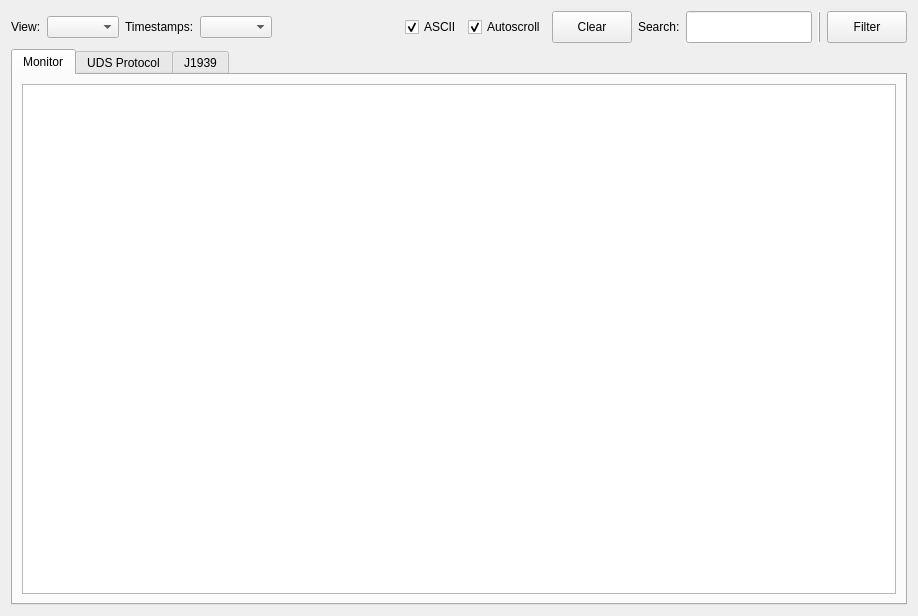
<?xml version="1.0" encoding="UTF-8"?>
<ui version="4.0">
 <class>TraceWindow</class>
 <widget class="QWidget" name="TraceWindow">
  <property name="geometry">
   <rect>
    <x>0</x>
    <y>0</y>
    <width>918</width>
    <height>616</height>
   </rect>
  </property>
  <property name="windowTitle">
   <string>Trace View</string>
  </property>
  <layout class="QVBoxLayout" name="verticalLayout">
   <item>
    <widget class="QWidget" name="widget" native="true">
     <layout class="QHBoxLayout" name="horizontalLayout">
      <property name="leftMargin">
       <number>0</number>
      </property>
      <property name="topMargin">
       <number>0</number>
      </property>
      <property name="rightMargin">
       <number>0</number>
      </property>
      <property name="bottomMargin">
       <number>0</number>
      </property>
      <item>
       <widget class="QLabel" name="label_3">
        <property name="text">
         <string>View:</string>
        </property>
       </widget>
      </item>
      <item>
       <widget class="QComboBox" name="cbViewMode"/>
      </item>
      <item>
       <widget class="QLabel" name="label">
        <property name="text">
         <string>Timestamps:</string>
        </property>
       </widget>
      </item>
      <item>
       <widget class="QComboBox" name="cbTimestampMode"/>
      </item>
      <item>
       <spacer name="horizontalSpacer">
        <property name="orientation">
         <enum>Qt::Horizontal</enum>
        </property>
        <property name="sizeHint" stdset="0">
         <size>
          <width>36</width>
          <height>20</height>
         </size>
        </property>
       </spacer>
      </item>
      <item>
       <widget class="QCheckBox" name="cbAscii">
        <property name="text">
         <string>ASCII</string>
        </property>
        <property name="checked">
         <bool>true</bool>
        </property>
       </widget>
      </item>
      <item>
       <widget class="QCheckBox" name="cbAutoscroll">
        <property name="text">
         <string>Autoscroll</string>
        </property>
        <property name="checked">
         <bool>true</bool>
        </property>
       </widget>
      </item>
      <item>
       <widget class="QPushButton" name="TraceClearpushButton">
        <property name="minimumSize">
         <size>
          <width>0</width>
          <height>32</height>
         </size>
        </property>
        <property name="text">
         <string>Clear</string>
        </property>
        <property name="icon">
         <iconset theme="user-trash-full">
          <normaloff>.</normaloff>.</iconset>
        </property>
        <property name="iconSize">
         <size>
          <width>18</width>
          <height>18</height>
         </size>
        </property>
       </widget>
      </item>
      <item>
       <widget class="QLabel" name="label_2">
        <property name="text">
         <string>Search:</string>
        </property>
       </widget>
      </item>
      <item>
       <widget class="QLineEdit" name="filterLineEdit">
        <property name="minimumSize">
         <size>
          <width>0</width>
          <height>32</height>
         </size>
        </property>
        <property name="maximumSize">
         <size>
          <width>150</width>
          <height>16777215</height>
         </size>
        </property>
        <property name="toolTip">
         <string/>
        </property>
        <property name="statusTip">
         <string/>
        </property>
        <property name="placeholderText">
         <string/>
        </property>
       </widget>
      </item>
      <item>
       <widget class="Line" name="line">
        <property name="font">
         <font>
          <bold>true</bold>
         </font>
        </property>
        <property name="frameShadow">
         <enum>QFrame::Raised</enum>
        </property>
        <property name="orientation">
         <enum>Qt::Vertical</enum>
        </property>
       </widget>
      </item>
      <item>
       <widget class="QPushButton" name="filterButton">
        <property name="minimumSize">
         <size>
          <width>0</width>
          <height>32</height>
         </size>
        </property>
        <property name="text">
         <string>Filter</string>
        </property>
        <!-- Icon is set in TraceWindow::applyIcons() so it follows the palette. -->
        <property name="iconSize">
         <size>
          <width>18</width>
          <height>18</height>
         </size>
        </property>
       </widget>
      </item>
     </layout>
    </widget>
   </item>
   <item>
    <widget class="QTabWidget" name="tabs">
     <property name="currentIndex">
      <number>0</number>
     </property>
     <widget class="QWidget" name="tabAgg">
      <attribute name="title">
       <string>Monitor</string>
      </attribute>
      <layout class="QVBoxLayout" name="verticalLayout_2">
       <item>
        <widget class="QTreeView" name="treeAgg">
         <property name="verticalScrollMode">
          <enum>QAbstractItemView::ScrollPerPixel</enum>
         </property>
        </widget>
       </item>
      </layout>
     </widget>
     <widget class="QWidget" name="tabUds">
      <attribute name="title">
       <string>UDS Protocol</string>
      </attribute>
      <layout class="QVBoxLayout" name="verticalLayout_3">
       <item>
        <widget class="QTreeView" name="treeUds">
         <property name="verticalScrollMode">
          <enum>QAbstractItemView::ScrollPerPixel</enum>
         </property>
        </widget>
       </item>
      </layout>
     </widget>
     <widget class="QWidget" name="tabJ1939">
      <attribute name="title">
       <string>J1939</string>
      </attribute>
      <layout class="QVBoxLayout" name="verticalLayout_4">
       <item>
        <widget class="QTreeView" name="treeJ1939">
         <property name="verticalScrollMode">
          <enum>QAbstractItemView::ScrollPerPixel</enum>
         </property>
        </widget>
       </item>
      </layout>
     </widget>
    </widget>
   </item>
  </layout>
 </widget>
 <resources>
  <include location="../../cangaroo.qrc"/>
 </resources>
 <connections/>
</ui>
